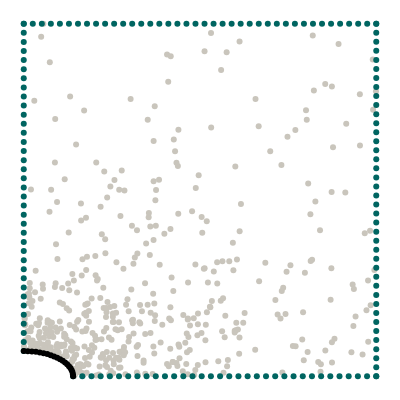

Write notebook code for a chart like this one.
### Markdown cell above
## Geometry

We want to model a quarter of a plate with an elliptical hole. The domain itself is represented by collocation points, the boundaries are represented by uniformly sampled points along the perimeter.

### Code cell
import torch
from torch.optim.lr_scheduler import StepLR, ExponentialLR
import numpy as np
from scipy.stats import qmc
from plotly.express.colors import sequential
import plotly.graph_objects as go
import plotly.figure_factory as ff
from tqdm import tqdm
import matplotlib.pyplot as plt
from scipy.interpolate import interp1d
import pandas as pd
import seaborn as sns


torch.set_default_dtype(torch.float64)
from global_constants import L, R, MU, LBD, N1, N2

from new_plate_elliptic_hole import Plate 

# Elliptical axis in x direction
Rx = 0.14
Ry = R**2 / Rx
# Edge samples
N = 40
# Number of collocation points
M = 500

# Epochs
epochs = 5000
# Batch size
batch_size = 64
# Learning rate
lr = 0.0005 #0.001
# Scheduler step width
scheduler_step = 500
# Gamma factor of scheduler
scheduler_gamma = 0.6
# Number of hidden neurons
hn = 256 #recommended by wang et al



def generate_radii_list(min_Ra_x, max_Ra_x, step):
    if step == 0:
        rad_x_list = [min_Ra_x, max_Ra_x]
    else:
        num_steps = int((max_Ra_x - min_Ra_x) / step) + 1
        rad_x_list = np.linspace(min_Ra_x, max_Ra_x, num_steps)
        rad_x_list = [round(rad_x, 2) for rad_x in rad_x_list]
    rad_y_list = []
    for rad_x in rad_x_list:
        rad_y_list.append(R**2 / rad_x)
    return rad_x_list, rad_y_list

def generate_multiple_plates(min_Ra_x, max_Ra_x, step_size):

    list_collo = torch.empty(0,3,requires_grad=True)
    list_top = torch.empty(0,3,requires_grad=True)
    list_right = torch.empty(0,3,requires_grad=True)
    list_left = torch.empty(0,3,requires_grad=True)
    list_bottom = torch.empty(0,3,requires_grad=True)
    list_hole = torch.empty(0,5,requires_grad=True)

    rad_x_list, rad_y_list = generate_radii_list(min_Ra_x, max_Ra_x, step_size)
    for rad_x in rad_x_list:
        p1 = Plate(rad_x, N, M)
        #data_one_plate -> [collocation, top, right, left, bottom, hole, n_hole]
        collo_points, top_points, right_points, left_points, bottom_points, hole_points = p1.generate_dataset()
        list_collo = torch.cat((list_collo, collo_points), dim=0)
        list_top = torch.cat((list_top, top_points), dim=0)
        list_right = torch.cat((list_right, right_points), dim=0)
        list_left = torch.cat((list_left, left_points), dim=0)
        list_bottom = torch.cat((list_bottom, bottom_points), dim=0)
        list_hole = torch.cat((list_hole, hole_points), dim=0)
        
    return list_collo, list_top, list_right, list_left, list_bottom, list_hole 

def generate_multiple_plates_dict(min_Ra_x, max_Ra_x):
    dict_plate_points = dict()
    tuples = [
            ("x_collo", 0, 0),
            ("y_collo", 0, 1),
            ("x_top", 1, 0),
            ("y_top", 1, 1),
            ("x_right", 2, 0),
            ("y_right", 2, 1),
            ("x_left", 3, 0),
            ("y_left", 3, 1),
            ("x_bottom", 4, 0),
            ("y_bottom", 4, 1),
            ("x_hole", 5, 0),
            ("y_hole", 5, 1),   
        ] 
    
    rad_x_list, rad_y_list = generate_radii_list(min_Ra_x, max_Ra_x, 0.01)
    for rad_x in rad_x_list:
        p1 = Plate(rad_x, N, M)
        #data_one_plate -> [collocation, top, right, left, bottom, hole, n_hole]
        data_one_plate = p1.generate_dataset()

        for tuple in tuples:
            key = tuple[0]
            dict_plate_points.setdefault(key, []).append(data_one_plate[tuple[1]][:,tuple[2]])
        #plotting one plate
        #p1.plot_plate_with_hole(*data_one_plate)
    for key in dict_plate_points: 
        #appending list of tensors to one tensor
        dict_plate_points[key] = torch.cat(dict_plate_points[key])
        print(key, "besteht aus",dict_plate_points[key].size(), "Datenpunkten")

    collo_points = torch.column_stack([dict_plate_points["x_collo"], dict_plate_points["y_collo"]])
    top_points = torch.column_stack([dict_plate_points["x_top"], dict_plate_points["y_top"]])
    right_points = torch.column_stack([dict_plate_points["x_right"], dict_plate_points["y_right"]])
    left_points = torch.column_stack([dict_plate_points["x_left"], dict_plate_points["y_left"]])
    bottom_points = torch.column_stack([dict_plate_points["x_bottom"], dict_plate_points["y_bottom"]])
    hole_points = torch.column_stack([dict_plate_points["x_hole"], dict_plate_points["y_hole"]])

    return collo_points, top_points, right_points, left_points, bottom_points, hole_points



p99 = Plate(0.14, N, M)
collocation, top, right, left, bottom, hole = p99.generate_dataset()
p99.plot_plate_with_hole(collocation, top, right, left, bottom, hole)

### Figure 1 — Plotly figure (JSON) as saved in the notebook; plotly's stock layout.template omitted (floating-point values rounded to 4 significant figures; data arrays with more than 128 entries replaced by an {"elided": "..."} marker saying what was removed)
{"data": [{"marker": {"color": "#C9C5BC"}, "mode": "markers", "type": "scatter", "x": {"elided": "500 float values"}, "y": {"elided": "500 float values"}}, {"marker": {"color": "#006561"}, "mode": "markers", "type": "scatter", "x": [0, 0.02564, 0.05128, 0.07692, 0.1026, 0.1282, 0.1538, 0.1795, 0.2051, 0.2308, 0.2564, 0.2821, 0.3077, 0.3333, 0.359, 0.3846, 0.4103, 0.4359, 0.4615, 0.4872, 0.5128, 0.5385, 0.5641, 0.5897, 0.6154, 0.641, 0.6667, 0.6923, 0.7179, 0.7436, 0.7692, 0.7949, 0.8205, 0.8462, 0.8718, 0.8974, 0.9231, 0.9487, 0.9744, 1], "y": [1, 1, 1, 1, 1, 1, 1, 1, 1, 1, 1, 1, 1, 1, 1, 1, 1, 1, 1, 1, 1, 1, 1, 1, 1, 1, 1, 1, 1, 1, 1, 1, 1, 1, 1, 1, 1, 1, 1, 1]}, {"marker": {"color": "#006561"}, "mode": "markers", "type": "scatter", "x": [0.14, 0.1661, 0.1921, 0.2182, 0.2442, 0.2703, 0.2964, 0.3224, 0.3485, 0.3745, 0.4006, 0.4267, 0.4527, 0.4788, 0.5048, 0.5309, 0.557, 0.583, 0.6091, 0.6352, 0.6612, 0.6873, 0.7133, 0.7394, 0.7655, 0.7915, 0.8176, 0.8436, 0.8697, 0.8958, 0.9218, 0.9479, 0.9739, 1], "y": [0, 0, 0, 0, 0, 0, 0, 0, 0, 0, 0, 0, 0, 0, 0, 0, 0, 0, 0, 0, 0, 0, 0, 0, 0, 0, 0, 0, 0, 0, 0, 0, 0, 0]}, {"marker": {"color": "#006561"}, "mode": "markers", "type": "scatter", "x": [0, 0, 0, 0, 0, 0, 0, 0, 0, 0, 0, 0, 0, 0, 0, 0, 0, 0, 0, 0, 0, 0, 0, 0, 0, 0, 0, 0, 0, 0, 0, 0, 0, 0, 0, 0, 0], "y": [0.07143, 0.09722, 0.123, 0.1488, 0.1746, 0.2004, 0.2262, 0.252, 0.2778, 0.3036, 0.3294, 0.3552, 0.381, 0.4067, 0.4325, 0.4583, 0.4841, 0.5099, 0.5357, 0.5615, 0.5873, 0.6131, 0.6389, 0.6647, 0.6905, 0.7163, 0.7421, 0.7679, 0.7937, 0.8194, 0.8452, 0.871, 0.8968, 0.9226, 0.9484, 0.9742, 1]}, {"marker": {"color": "#006561"}, "mode": "markers", "type": "scatter", "x": [1, 1, 1, 1, 1, 1, 1, 1, 1, 1, 1, 1, 1, 1, 1, 1, 1, 1, 1, 1, 1, 1, 1, 1, 1, 1, 1, 1, 1, 1, 1, 1, 1, 1, 1, 1, 1, 1, 1, 1], "y": [0, 0.02564, 0.05128, 0.07692, 0.1026, 0.1282, 0.1538, 0.1795, 0.2051, 0.2308, 0.2564, 0.2821, 0.3077, 0.3333, 0.359, 0.3846, 0.4103, 0.4359, 0.4615, 0.4872, 0.5128, 0.5385, 0.5641, 0.5897, 0.6154, 0.641, 0.6667, 0.6923, 0.7179, 0.7436, 0.7692, 0.7949, 0.8205, 0.8462, 0.8718, 0.8974, 0.9231, 0.9487, 0.9744, 1]}, {"marker": {"color": "black"}, "mode": "markers", "type": "scatter", "x": [0.14, 0.1395, 0.1381, 0.1357, 0.1324, 0.1282, 0.1231, 0.1172, 0.1105, 0.103, 0.09482, 0.08599, 0.07657, 0.06663, 0.05624, 0.04546, 0.03437, 0.02304, 0.01156, 8.573e-18], "y": [0, 0.005899, 0.01176, 0.01753, 0.02319, 0.02869, 0.034, 0.03907, 0.04387, 0.04838, 0.05255, 0.05637, 0.0598, 0.06282, 0.06541, 0.06756, 0.06924, 0.07045, 0.07118, 0.07143]}], "layout": {"height": 400, "margin": {"b": 0, "l": 0, "r": 0, "t": 0}, "showlegend": false, "width": 400, "xaxis": {"visible": false}, "yaxis": {"scaleanchor": "x", "visible": false}}}
